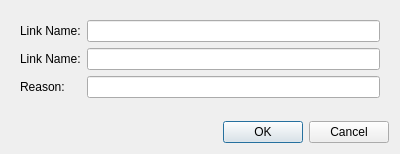
<?xml version="1.0" encoding="UTF-8"?>
<ui version="4.0">
 <class>AddAllowedCollisionEntryDialog</class>
 <widget class="QDialog" name="AddAllowedCollisionEntryDialog">
  <property name="geometry">
   <rect>
    <x>0</x>
    <y>0</y>
    <width>400</width>
    <height>154</height>
   </rect>
  </property>
  <property name="sizePolicy">
   <sizepolicy hsizetype="Expanding" vsizetype="Expanding">
    <horstretch>0</horstretch>
    <verstretch>0</verstretch>
   </sizepolicy>
  </property>
  <property name="windowTitle">
   <string>Dialog</string>
  </property>
  <layout class="QVBoxLayout" name="verticalLayout">
   <property name="sizeConstraint">
    <enum>QLayout::SetNoConstraint</enum>
   </property>
   <item>
    <widget class="QFrame" name="frame">
     <property name="sizePolicy">
      <sizepolicy hsizetype="Preferred" vsizetype="Expanding">
       <horstretch>0</horstretch>
       <verstretch>0</verstretch>
      </sizepolicy>
     </property>
     <property name="frameShape">
      <enum>QFrame::NoFrame</enum>
     </property>
     <property name="frameShadow">
      <enum>QFrame::Raised</enum>
     </property>
     <layout class="QFormLayout" name="formLayout">
      <item row="0" column="0">
       <widget class="QLabel" name="label1">
        <property name="text">
         <string>Link Name:</string>
        </property>
       </widget>
      </item>
      <item row="1" column="0">
       <widget class="QLabel" name="label2">
        <property name="text">
         <string>Link Name:</string>
        </property>
       </widget>
      </item>
      <item row="2" column="0">
       <widget class="QLabel" name="label3">
        <property name="text">
         <string>Reason:</string>
        </property>
       </widget>
      </item>
      <item row="0" column="1">
       <widget class="QLineEdit" name="linkName1LineEdit"/>
      </item>
      <item row="1" column="1">
       <widget class="QLineEdit" name="linkName2LineEdit"/>
      </item>
      <item row="2" column="1">
       <widget class="QLineEdit" name="reasonLineEdit"/>
      </item>
     </layout>
    </widget>
   </item>
   <item>
    <widget class="QDialogButtonBox" name="buttonBox">
     <property name="standardButtons">
      <set>QDialogButtonBox::Cancel|QDialogButtonBox::Ok</set>
     </property>
    </widget>
   </item>
  </layout>
 </widget>
 <resources/>
 <connections/>
</ui>
